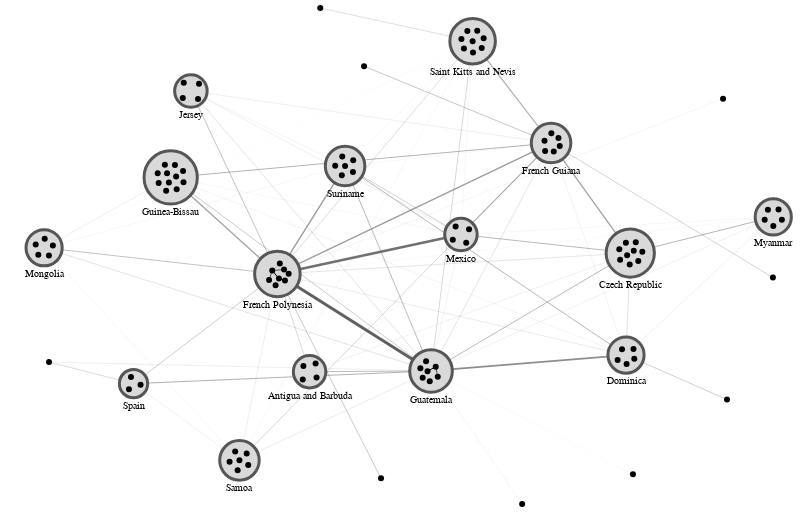

Source (notebook cell):
### Code cell
g_viz(
    G2,
    weight_attr="weight",
    node_args=dict(
        size=36,
        strokeWidth=0,
        tooltip_attrs=["name", "country"],
    ),
    combo_group_by="country",
    combo_layout_fn=lambda G: layout.force_atlas(
        G,
        weight_attr="weight",
        strongGravityMode=True,
        gravity=1,
        edgeWeightInfluence=1.2,
        seed=seed,
    ),
    combo_node_additional_attrs={
        country: {"country": country or ""} for country in more_countries
    },
    combo_node_args=dict(
        tooltip_attrs=["country:N"],
        label_attr="country:N",
        label_offset=8,
    ),
    combo_edge_args=dict(
        strokeWidth=alt.Size("weight", scale=alt.Scale(range=[0.1, 3]), legend=None),
    ),
    combo_size_scale_range=[6**2,80**2],
    combo_inner_graph_scale_factor=0.5,
    combo_empty_attr_action="promote",
    width=800,
    height=500,
).configure_view(strokeWidth=0)
